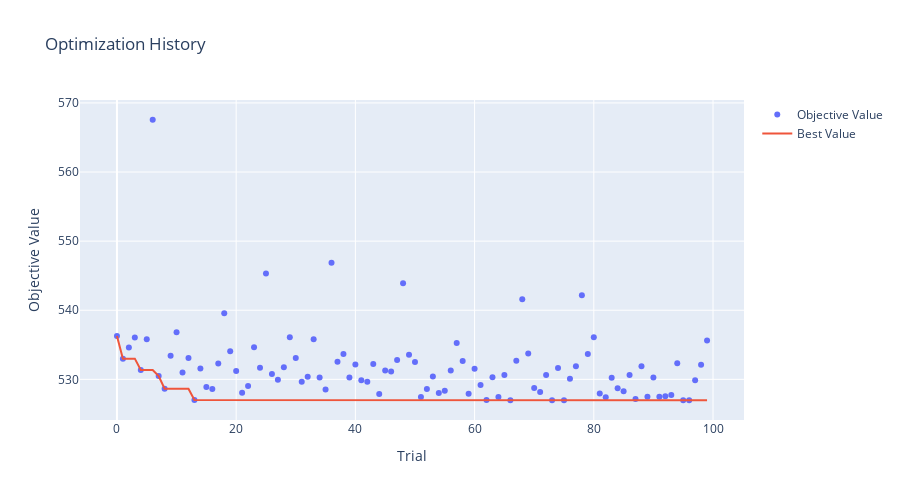
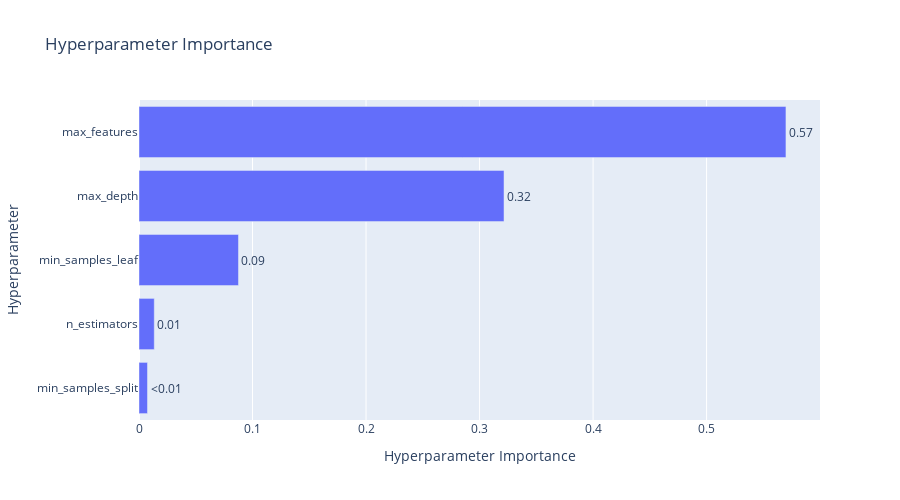

Write notebook code for charts like these, in order.
### Markdown cell above
### 5. Visualization
These plots show how the tuning went and which parameters were most important. It looks like Optuna found a few good combinations.

### Code cell
# Optimization history.
fig = plot_optimization_history(study)
fig.update_layout(title='Optimization History', width=900, height=500)
fig.show()

# Parameter Importance.
try:
    fig = plot_param_importances(study)
    fig.update_layout(title='Hyperparameter Importance', width=900, height=500)
    fig.show()
except Exception as e:
    print("Could not plot importance:", e)

### Figure 1 — Plotly figure (JSON) as saved in the notebook; plotly's stock layout.template omitted (floating-point values rounded to 4 significant figures)
{"data": [{"mode": "markers", "name": "Objective Value", "type": "scatter", "x": [0, 1, 2, 3, 4, 5, 6, 7, 8, 9, 10, 11, 12, 13, 14, 15, 16, 17, 18, 19, 20, 21, 22, 23, 24, 25, 26, 27, 28, 29, 30, 31, 32, 33, 34, 35, 36, 37, 38, 39, 40, 41, 42, 43, 44, 45, 46, 47, 48, 49, 50, 51, 52, 53, 54, 55, 56, 57, 58, 59, 60, 61, 62, 63, 64, 65, 66, 67, 68, 69, 70, 71, 72, 73, 74, 75, 76, 77, 78, 79, 80, 81, 82, 83, 84, 85, 86, 87, 88, 89, 90, 91, 92, 93, 94, 95, 96, 97, 98, 99], "y": [536.3, 533.0, 534.6, 536.1, 531.3, 535.8, 567.6, 530.5, 528.6, 533.4, 536.8, 531.0, 533.1, 527.0, 531.6, 528.9, 528.6, 532.3, 539.6, 534.1, 531.2, 528.1, 529.1, 534.7, 531.7, 545.3, 530.8, 529.9, 531.8, 536.1, 533.1, 529.7, 530.4, 535.8, 530.3, 528.5, 546.9, 532.6, 533.7, 530.3, 532.2, 529.9, 529.7, 532.2, 527.9, 531.3, 531.1, 532.8, 543.9, 533.5, 532.5, 527.4, 528.6, 530.4, 528.0, 528.3, 531.3, 535.3, 532.6, 527.9, 531.5, 529.2, 527.0, 530.3, 527.4, 530.6, 527.0, 532.7, 541.6, 533.7, 528.8, 528.2, 530.6, 527.0, 531.7, 527.0, 530.1, 531.9, 542.2, 533.7, 536.1, 528.0, 527.4, 530.2, 528.7, 528.3, 530.6, 527.2, 531.9, 527.5, 530.3, 527.5, 527.6, 527.7, 532.3, 527.0, 527.0, 529.9, 532.1, 535.6]}, {"mode": "lines", "name": "Best Value", "type": "scatter", "x": [0, 1, 2, 3, 4, 5, 6, 7, 8, 9, 10, 11, 12, 13, 14, 15, 16, 17, 18, 19, 20, 21, 22, 23, 24, 25, 26, 27, 28, 29, 30, 31, 32, 33, 34, 35, 36, 37, 38, 39, 40, 41, 42, 43, 44, 45, 46, 47, 48, 49, 50, 51, 52, 53, 54, 55, 56, 57, 58, 59, 60, 61, 62, 63, 64, 65, 66, 67, 68, 69, 70, 71, 72, 73, 74, 75, 76, 77, 78, 79, 80, 81, 82, 83, 84, 85, 86, 87, 88, 89, 90, 91, 92, 93, 94, 95, 96, 97, 98, 99], "y": [536.3, 533.0, 533.0, 533.0, 531.3, 531.3, 531.3, 530.5, 528.6, 528.6, 528.6, 528.6, 528.6, 527.0, 527.0, 527.0, 527.0, 527.0, 527.0, 527.0, 527.0, 527.0, 527.0, 527.0, 527.0, 527.0, 527.0, 527.0, 527.0, 527.0, 527.0, 527.0, 527.0, 527.0, 527.0, 527.0, 527.0, 527.0, 527.0, 527.0, 527.0, 527.0, 527.0, 527.0, 527.0, 527.0, 527.0, 527.0, 527.0, 527.0, 527.0, 527.0, 527.0, 527.0, 527.0, 527.0, 527.0, 527.0, 527.0, 527.0, 527.0, 527.0, 527.0, 527.0, 527.0, 527.0, 527.0, 527.0, 527.0, 527.0, 527.0, 527.0, 527.0, 527.0, 527.0, 527.0, 527.0, 527.0, 527.0, 527.0, 527.0, 527.0, 527.0, 527.0, 527.0, 527.0, 527.0, 527.0, 527.0, 527.0, 527.0, 527.0, 527.0, 527.0, 527.0, 527.0, 527.0, 527.0, 527.0, 527.0]}, {"marker": {"color": "#cccccc"}, "mode": "markers", "name": "Infeasible Trial", "showlegend": false, "type": "scatter", "x": [], "y": []}], "layout": {"height": 500, "title": {"text": "Optimization History"}, "width": 900, "xaxis": {"title": {"text": "Trial"}}, "yaxis": {"title": {"text": "Objective Value"}}}}

### Figure 2 — Plotly figure (JSON) as saved in the notebook; plotly's stock layout.template omitted (floating-point values rounded to 4 significant figures)
{"data": [{"cliponaxis": false, "hovertemplate": ["min_samples_split (IntDistribution): 0.007484405384236306<extra></extra>", "n_estimators (IntDistribution): 0.013450183512528626<extra></extra>", "min_samples_leaf (IntDistribution): 0.08762407513906709<extra></extra>", "max_depth (IntDistribution): 0.32154261152182345<extra></extra>", "max_features (CategoricalDistribution): 0.5698987244423446<extra></extra>"], "name": "Objective Value", "orientation": "h", "text": ["<0.01", "0.01", "0.09", "0.32", "0.57"], "textposition": "outside", "type": "bar", "x": [0.007484, 0.01345, 0.08762, 0.3215, 0.5699], "y": ["min_samples_split", "n_estimators", "min_samples_leaf", "max_depth", "max_features"]}], "layout": {"height": 500, "title": {"text": "Hyperparameter Importance"}, "width": 900, "xaxis": {"title": {"text": "Hyperparameter Importance"}}, "yaxis": {"title": {"text": "Hyperparameter"}}}}
